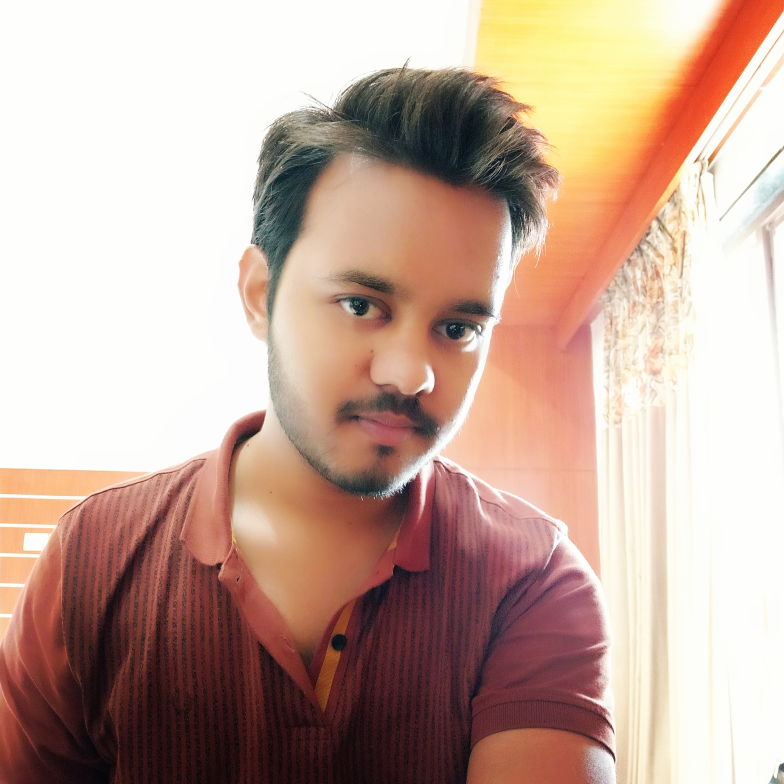
#> input picture Basic Programs/Mouse-Callback-Function/mypic2.jpg, 3136 x 3136 px, found by its file name (shown at 1/4 size)
$ python mouse_event4.py
#> lines starting #> are read from the running program, lines starting #| are printed output that depends on the picture
# Create a window filled with the same color as the point on image at "Mouse click position"

import cv2
import numpy as np

def click_event(event,x,y,flags,params):
    if event == cv2.EVENT_LBUTTONDOWN:

        blue= img[y,x,0]
        green= img[y,x,1]
        red= img[y,x,2]

        cv2.circle(img, (x,y), 4, (0,0,255), -1)

        output_img=np.zeros((512,512,3),np.uint8)
        output_img[:] = [blue,green,red]

        cv2.imshow('O/P_image',output_img)


img=cv2.imread('./img_videos/mypic2.jpg')
#> img is the input picture: shape (3136, 3136, 3); mean B, G, R 155, 168.2, 196.7
img= cv2.resize(img, (600,600))
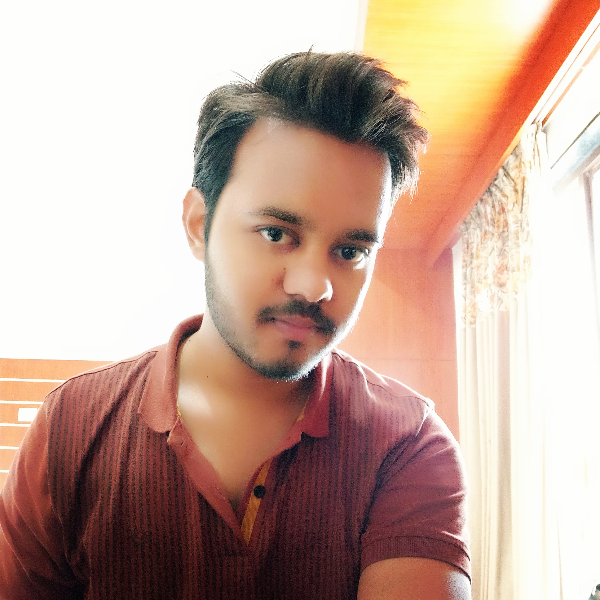
#> img: shape (600, 600, 3); mean B, G, R 154.9, 168.2, 196.6

cv2.imshow('Image',img)

cv2.setMouseCallback('Image',click_event)

cv2.waitKey(0)
cv2.destroyAllWindows

$ run again, with Basic Programs/Mouse-Callback-Function/cards.png saved as Basic Programs/Mouse-Callback-Function/mypic2.jpg
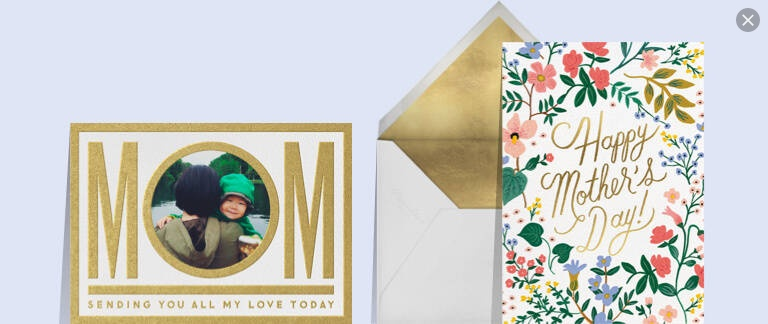
#> input picture Basic Programs/Mouse-Callback-Function/cards.png, 768 x 324 px, found by its file name
#> img is the input picture: shape (324, 768, 3); mean B, G, R 199.6, 206, 206.8
#> `img= cv2.resize(img, (600,600))`:
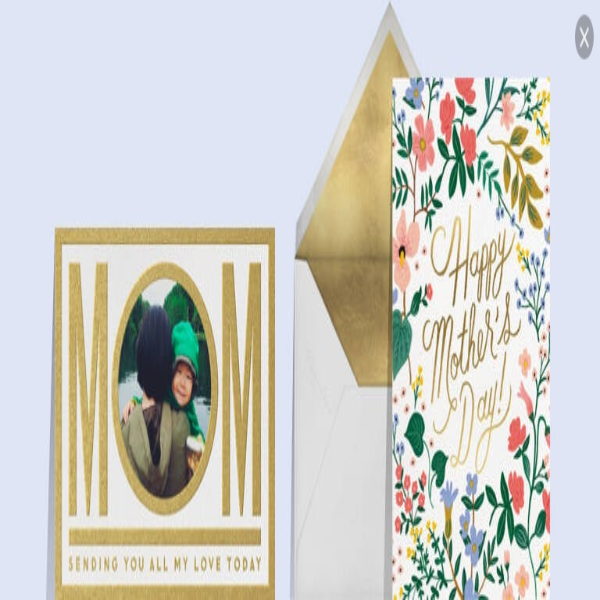
#> img: shape (600, 600, 3); mean B, G, R 199.5, 206, 206.7
